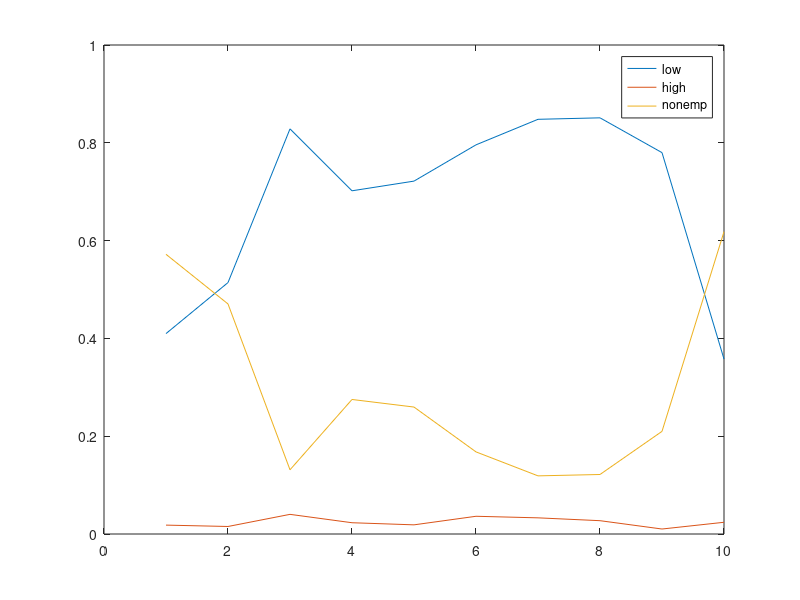

This chart was generated by the following MATLAB code:
%Ian M. Schmutte
%EmpTransProb_plots.m
%code to look transition probabilities across employer types in the structural model

clear all;
addpath ./v20160324-output;
load deltaOut;
load gammaOut;
% load latentProbOut;


EmpTransProb = zeros(10,11,10,11);
for ell = 1:10
	for m = 1:11
		for q = 1:10
			for mNext = 1:11
					if (mNext <=10 & m <=10)
						g = gammaMean(ell,m,q);
						d = deltaMean(ell,m,q,mNext);
						EmpTransProb(ell,m,q,mNext) = ...
							g*d + (1-g)*(mNext==m);
					elseif (mNext==11 & m<=10)
						g = gammaMean(ell,m,q);
						d = deltaMean(ell,m,q,mNext);
						EmpTransProb(ell,m,q,mNext) = ...
							g*d + (1-g)*(mNext==m);
					elseif (m==11 & q ==1 & mNext<=10)
						g = gammaMean(ell,m,q);
						d = deltaMean(ell,m,q,mNext);
						EmpTransProb(ell,m,q,mNext) = ...
							g*d + (1-g)*(mNext==m);
					elseif (m==11 & mNext==11 & q==1)
						g = gammaMean(ell,m,q);
						EmpTransProb(ell,m,q,mNext) = ...
							1-g;
					end
			end
		end
	end
end

%Now the same thing with AKM starting values

% EmpTransProbAKM = zeros(10,11,10,11);
% for ell = 1:10
% 	for m = 1:11
% 		for q = 1:10
% 			for mNext = 1:11
% 					if (mNext <=10 & m <=10)
% 						g = Gamma0(ell,m,q);
% 						d = Delta0(ell,m,q,mNext);
% 						EmpTransProbAKM(ell,m,q,mNext) = ...
% 							g*d + (1-g)*(mNext==m);
% 					elseif (mNext==11 & m<=10)
% 						g = Gamma0(ell,m,q);
% 						d = Delta0(ell,m,q,mNext);
% 						EmpTransProbAKM(ell,m,q,mNext) = ...
% 							g*d + (1-g)*(mNext==m);
% 					elseif (m==11 & q ==1 & mNext<=10)
% 						g = Gamma0(ell,m,q);
% 						d = Delta0(ell,m,q,mNext);
% 						EmpTransProbAKM(ell,m,q,mNext) = ...
% 							g*d + (1-g)*(mNext==m);
% 					elseif (m==11 & mNext==11 & q==1)
% 						g = Gamma0(ell,m,q);
% 						EmpTransProbAKM(ell,m,q,mNext) = ...
% 							1-g;
% 					end
% 			end
% 		end
% 	end
% end



x=squeeze(EmpTransProb(5,2,:,[2 10 11]));
% xAKM=squeeze(EmpTransProbAKM(5,2,:,[2 10 11]));
 % plot(x./repmat(sum(x,2),1,3) - xAKM./repmat(sum(xAKM,2),1,3))
 plot(x./repmat(sum(x,2),1,3))
 legend('low','high','nonemp')
% plot(x-xAKM)
% plot(x)


